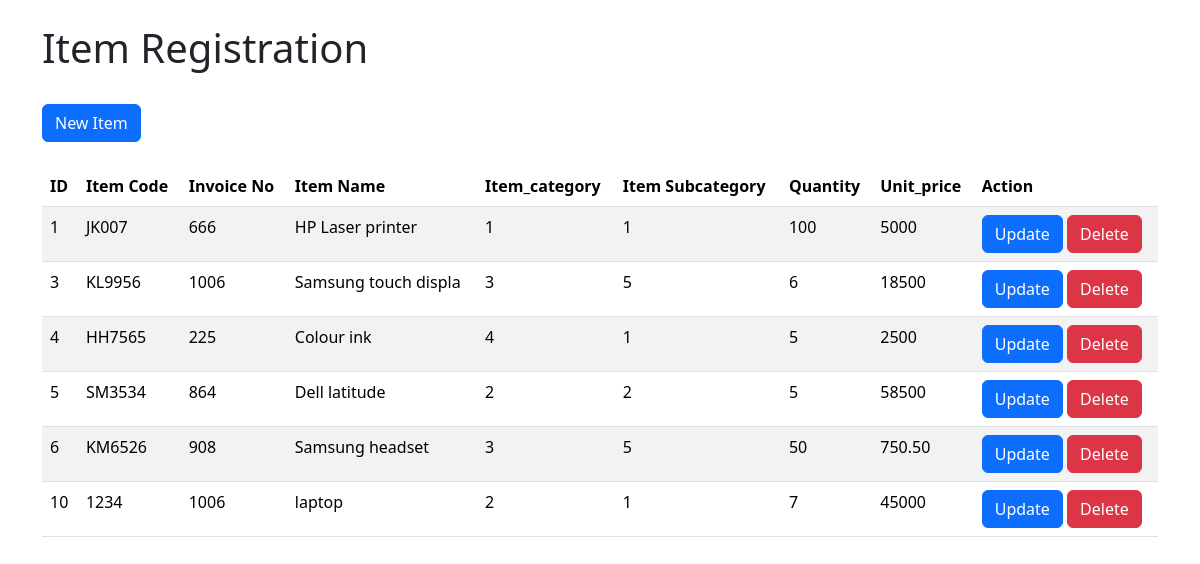
Screenshot of /index1.php with the database file from the repository.
### tables this page shows
CREATE TABLE `item` (
  `id` int(11) NOT NULL,
  `item_code` varchar(20) NOT NULL,
  `invoice_no` int(20) NOT NULL,
  `item_category` varchar(20) NOT NULL,
  `item_subcategory` varchar(20) NOT NULL,
  `item_name` varchar(20) NOT NULL,
  `quantity` varchar(20) NOT NULL,
  `unit_price` varchar(20) NOT NULL
);

### index1.php (the view, shortened to what this page needs)
<!DOCTYPE html>
<html lang="en">
<head>
    <link href="https://cdn.jsdelivr.net/npm/bootstrap@5.3.3/dist/css/bootstrap.min.css" rel="stylesheet">
</head>
<body>
    <div class="container">
        <br><h1>Item Registration</h1><br>
        <a class="btn btn-primary" href="/sales/insert_item.php" role="button">New Item</a>
        <br>
        <table class="table table-striped">
            <thead>
                <tr>
                    <th>ID</th>
                    <th>Item Code</th>
                    <th>Invoice No</th>
                    <th>Item Name</th>
                    <th>Item_category</th>
                    <th>Item Subcategory</th>
                    <th>Quantity</th>
                    <th>Unit_price</th>
                    <th>Action</th>
                </tr>
            </thead>
            <tbody>
                <?php
                $servername="localhost";
                $username="root";
                $password="";
                $database="erp_db";
                $connection=new mysqli($servername, $username, $password, $database);
                $sql="SELECT * FROM item";
                $result=$connection->query($sql);
                while($row=$result->fetch_assoc()){
                    echo"
                        <tr>
                            <td>$row[id]</td>
                            <td>$row[item_code]</td>
                            <td>$row[invoice_no]</td>
                            <td>$row[item_name]</td>
                            <td>$row[item_category]</td>
                            <td>$row[item_subcategory]</td>
                            <td>$row[quantity]</td>
                            <td>$row[unit_price]</td>
                            &nbsp;&nbsp;&nbsp;
                            <td>
                                <a class='btn btn-primary btn-sm-6' href='/sales/update_item.php? id=$row[id]'>Update</a>
                                <a class='btn btn-danger btn-sm-6' href='/sales/delete_item.php? id=$row[id]'>Delete</a>
                            </td>
                        </tr>";
                }
                ?>
            </tbody>
        </table>
    </div>
</body>
</html>

### rows the page displays
item: id "1", item_code "JK007", invoice_no "666", item_name "HP Laser printer", item_category "1", item_subcategory "1", quantity "100", unit_price "5000"
item: id "3", item_code "KL9956", invoice_no "1006", item_name "Samsung touch displa", item_category "3", item_subcategory "5", quantity "6", unit_price "18500"
item: id "4", item_code "HH7565", invoice_no "225", item_name "Colour ink", item_category "4", item_subcategory "1", quantity "5", unit_price "2500"
item: id "5", item_code "SM3534", invoice_no "864", item_name "Dell latitude", item_category "2", item_subcategory "2", quantity "5", unit_price "58500"
item: id "6", item_code "KM6526", invoice_no "908", item_name "Samsung headset", item_category "3", item_subcategory "5", quantity "50", unit_price "750.50"
item: id "10", item_code "1234", invoice_no "1006", item_name "laptop", item_category "2", item_subcategory "1", quantity "7", unit_price "45000"
